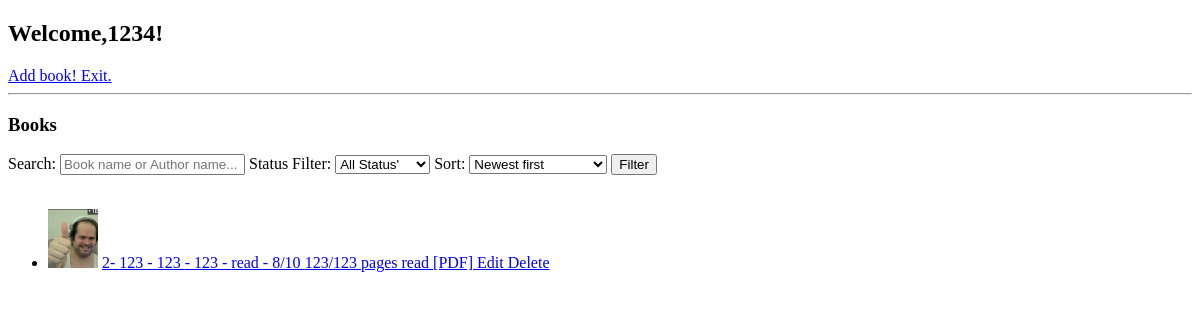
/ (signed in), run on an earlier commit of the app's database.
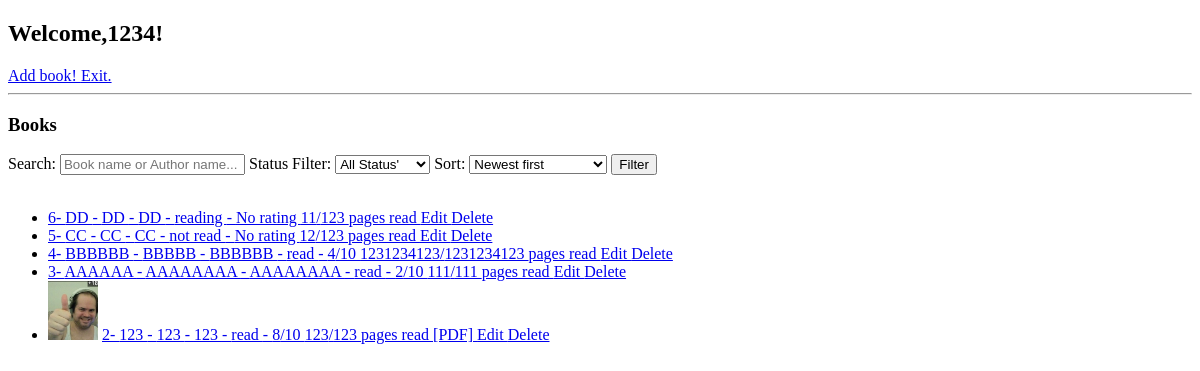
And on a later commit of the database.
### tables this page shows
CREATE TABLE books(
          id integer primary key autoincrement,
          userid integer not null,
          bookname text not null,
          author text not null,
          type text not null,
          status text default 'not read',
          rating integer,
          tPage integer not null,
          rPage integer default 0,
          pdfF text,
          imageF text,
          foreign key (userid) references user(id));

### run.py (the view)
@app.route('/')
def index():
    if 'usersid' not in session:
        return redirect(url_for('login'))
    searchQuery = request.args.get('search', '').strip()
    status = request.args.get('status', '').strip()
    sort = request.args.get('sort', 'newest').strip()
    sortOptions = {
        'newest': 'id DESC',
        'oldest': 'id ASC',
        'nameAZ': 'bookname ASC',
        'nameZA': 'bookname DESC',
        'author': 'author ASC',
        'rating': 'rating DESC',
        'progress': '(rPage / tPage) DESC',
    }
    orderBy = sortOptions.get(sort, 'id DESC')
    conn=dbconn(DATABASE)
    query = "select * from books where userid=?"
    params = [session['usersid']]
    if searchQuery:
        query += " and (bookname like ? or author like ?)"
        params.append(f"%{searchQuery}%")
        params.append(f"%{searchQuery}%")
    if status:
        query += " and status=?"
        params.append(status)
    query += f" order by {orderBy}"
    books = conn.execute(query, params).fetchall()
    conn.close()
    return render_template("index.html",
                            username=session['username'],
                            books=books,
                            sort=sort)

### run.py (called while the page is built)
def dbconn(db):
    conn=sqlite3.connect(db)
    conn.row_factory=sqlite3.Row
    return conn

### templates/index.html (shortened to what this page needs)
<!DOCTYPE html>
<html>
    <head>
    </head>
    <body>
        <h2>
            Welcome,{{username}}!
        </h2>
        <a href="/addbook">
            Add book!
        </a>
        <a href="exit">
            Exit.
        </a>
        <hr>
        <h3>
            Books
        </h3>
        <form method="get" action="/">
            <label for="q">Search: </label>
            <input type="text" name="search" id="search" placeholder="Book name or Author name..." value="{{ request.args.get('search', '') }}">
            <label for="status">Status Filter: </label>
            <select name="status" id="status">
                <option value="" {% if not request.args.get('status') %}selected{% endif %}>All Status'</option>
            </select>
            <label for="sort">Sort: </label>
            <select name="sort" id="sort">
                <option value="newest"  {% if sort=='newest'  %}selected{% endif %}>Newest first</option>
            </select>
            <input type="submit" value="Filter">
        </form>
    <br>
        {% if books %}
            <ul>
                {% for book in books %}
                    <li>
                        {% if book['imageF'] %}
                            <img src="{{ url_for('static', filename='uploads/' ~ book['imageF']) }}" alt="Book Image" style="width:50px;height:auto;">
                        {% endif %}
                        <a href="/book/{{book['id']}}">
                            {{book['id']}}-
                            {{book['bookname']}} -
                             {{book['author']}} -
                              {{book['type']}} -
                               {{book['status']}} -
                                {% if book['rating'] %}{{book['rating']}}/10{% else %}No rating{% endif %}
                                {{book['rPage']}}/{{book['tPage']}} pages read
                        </a>
                        {% if book['pdfF'] %}
                            <a href="{{ url_for('static', filename='uploads/' ~ book['pdfF']) }}" target="_blank">
                                [PDF]
                            </a>
                        {% endif %}
                        <a href="/book/{{book['id']}}">
                            Edit
                        </a>
                        <a href="/deletebook/{{book['id']}}" onclick="return confirm('sure?')">
                            Delete
                        </a>
                    </li>
                {% endfor %}
            </ul>
            {% else %}
                <p>
                    No book added yet
                </p>
            {% endif %}
    </body>
</html>

What changed in the data, as far as the page shows it:
added books: id "6", bookname "DD", author "DD", type "DD", status "reading", shows "No rating", rPage "11", tPage "123"
added books: id "5", bookname "CC", author "CC", type "CC", status "not read", shows "No rating", rPage "12", tPage "123"
added books: id "4", bookname "BBBBBB", author "BBBBB", type "BBBBBB", status "read", rating "4", rPage "1231234123", tPage "1231234123"
added books: id "3", bookname "AAAAAA", author "AAAAAAAA", type "AAAAAAAA", status "read", rating "2", rPage "111", tPage "111"
